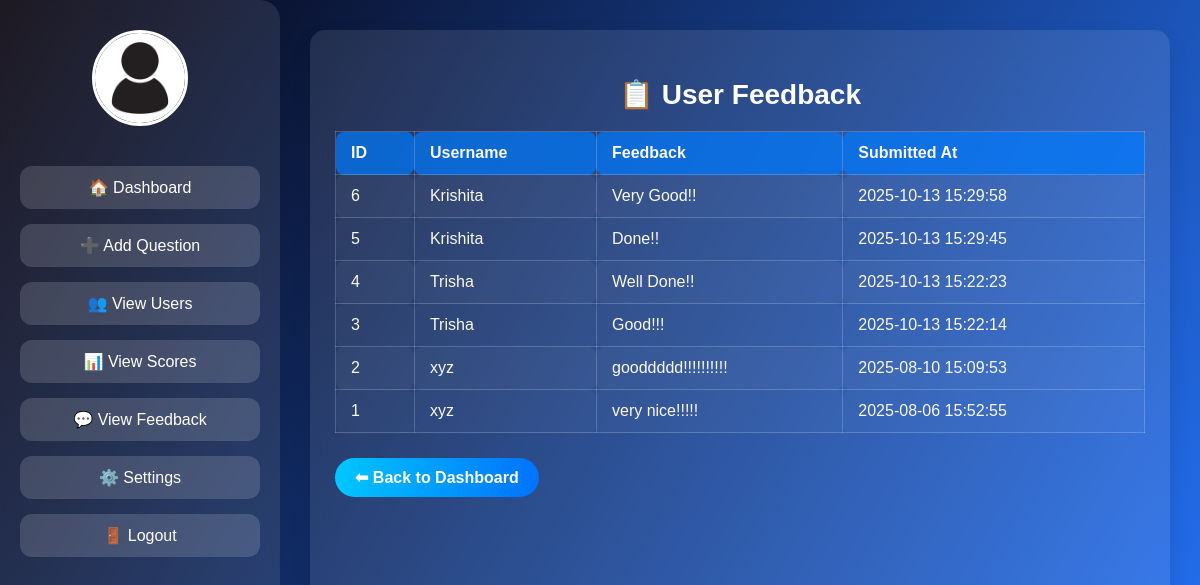
Page /admin_feedback.php on the committed database.
### tables this page shows
CREATE TABLE `feedback` (
  `id` int(11) NOT NULL,
  `username` varchar(100) DEFAULT NULL,
  `message` text NOT NULL,
  `submitted_at` timestamp NOT NULL DEFAULT current_timestamp()
);

### admin_feedback.php (the view, shortened to what this page needs)
<?php
$conn = mysqli_connect("localhost", "root", "", "login");
$sql = "SELECT id, username, message, submitted_at FROM feedback ORDER BY id DESC";
$result = mysqli_query($conn, $sql);
?>
<!DOCTYPE html>
<html lang="en">
<head>
</head>
<body>
<div class="sidebar">
  <img src="profile.jpg" alt="Admin">
  <div class="menu">
    <a href="admin_panel.php">🏠 Dashboard</a>
    <a href="add_question.php">➕ Add Question</a>
    <a href="view_users.php">👥 View Users</a>
    <a href="view_scores_admin.php">📊 View Scores</a>
    <a href="admin_feedback.php">💬 View Feedback</a>
    <a href="admin_settings.php">⚙️ Settings</a>
    <a href="index.php?logout=true">🚪 Logout</a>
  </div>
</div>
<div class="container">
  <h2>📋 User Feedback</h2>
  <?php if (mysqli_num_rows($result) > 0): ?>
    <table>
      <thead>
        <tr>
          <th>ID</th>
          <th>Username</th>
          <th>Feedback</th>
          <th>Submitted At</th>
        </tr>
      </thead>
      <tbody>
        <?php while ($row = mysqli_fetch_assoc($result)): ?>
          <tr>
            <td><?= htmlspecialchars($row['id']) ?></td>
            <td><?= htmlspecialchars($row['username']) ?></td>
            <td><?= nl2br(htmlspecialchars($row['message'])) ?></td>
            <td><?= htmlspecialchars($row['submitted_at']) ?></td>
          </tr>
        <?php endwhile; ?>
      </tbody>
    </table>
  <?php else: ?>
    <p class="no-feedback">No feedback submitted yet.</p>
  <?php endif; ?>
  <a href="admin_panel.php" class="back-btn">⬅ Back to Dashboard</a>
</div>
</body>
</html>

### admin_feedback.php (style rules this page uses)
body { margin: 0; font-family: 'Poppins', sans-serif; background: linear-gradient(120deg, #05000AFF, #2575fc); color: #fff; min-height: 100vh; display: flex; flex-direction: row; }
.sidebar { width: 240px; background: rgba(255,255,255,0.1); backdrop-filter: blur(15px); border-radius: 0 20px 20px 0; padding: 30px 20px; display: flex; flex-direction: column; align-items: center; flex-shrink: 0; }
.sidebar img { width: 90px; height: 90px; border-radius: 50%; border: 3px solid #fff; margin-bottom: 15px; }
.menu { width: 100%; display: flex; flex-direction: column; gap: 15px; }
.menu a { text-decoration: none; color: #fff; padding: 12px; border-radius: 12px; text-align: center; background: rgba(255,255,255,0.15); transition: 0.3s; }
.container { flex: 1; margin: 30px; background: rgba(255,255,255,0.1); backdrop-filter: blur(12px); padding: 25px; border-radius: 15px; box-shadow: 0 8px 20px rgba(0,0,0,0.1); }
h2 { text-align: center; margin-bottom: 20px; font-size: 28px; color: #fff; }
table { width: 100%; border-collapse: collapse; margin-top: 20px; color: #fcf8f8ff; }
th, td { padding: 12px 15px; border: 1px solid rgba(255,255,255,0.2); text-align: left; border-radius: 8px; }
th { background: rgba(0,123,255,0.7); color: #fcf8f8ff; font-weight: 600; }
tbody tr { background: rgba(255,255,255,0.05); transition: 0.3s; }
tbody tr:nth-child(even) { background: rgba(255,255,255,0.03); }
.back-btn { display: inline-block; margin-top: 25px; padding: 10px 20px; border-radius: 25px; background: linear-gradient(90deg, #00c6ff, #0072ff); color: #fff; text-decoration: none; font-weight: bold; transition: 0.3s ease; }

### rows in the picture
feedback: id "6", username "Krishita", message "Very Good!!", submitted_at "2025-10-13 15:29:58"
feedback: id "5", username "Krishita", message "Done!!", submitted_at "2025-10-13 15:29:45"
feedback: id "4", username "Trisha", message "Well Done!!", submitted_at "2025-10-13 15:22:23"
feedback: id "3", username "Trisha", message "Good!!!", submitted_at "2025-10-13 15:22:14"
feedback: id "2", username "xyz", message "gooddddd!!!!!!!!!!", submitted_at "2025-08-10 15:09:53"
feedback: id "1", username "xyz", message "very nice!!!!!", submitted_at "2025-08-06 15:52:55"
